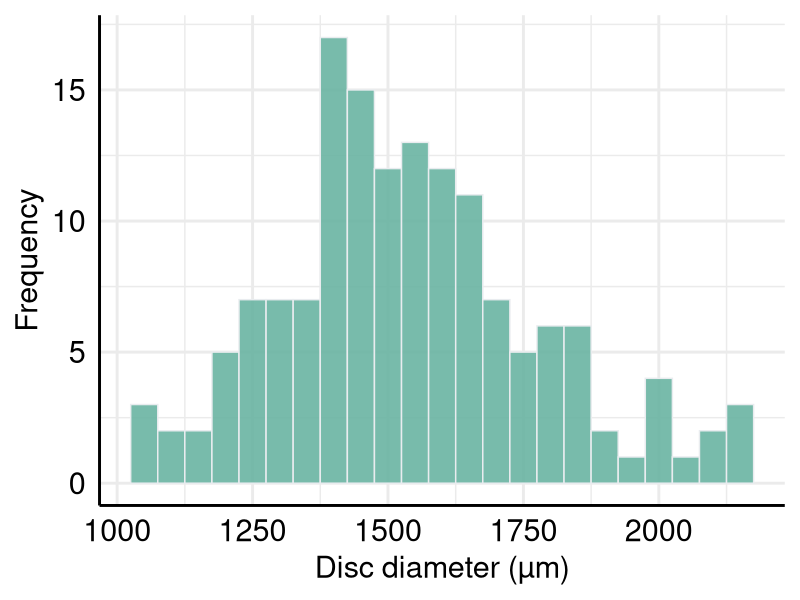
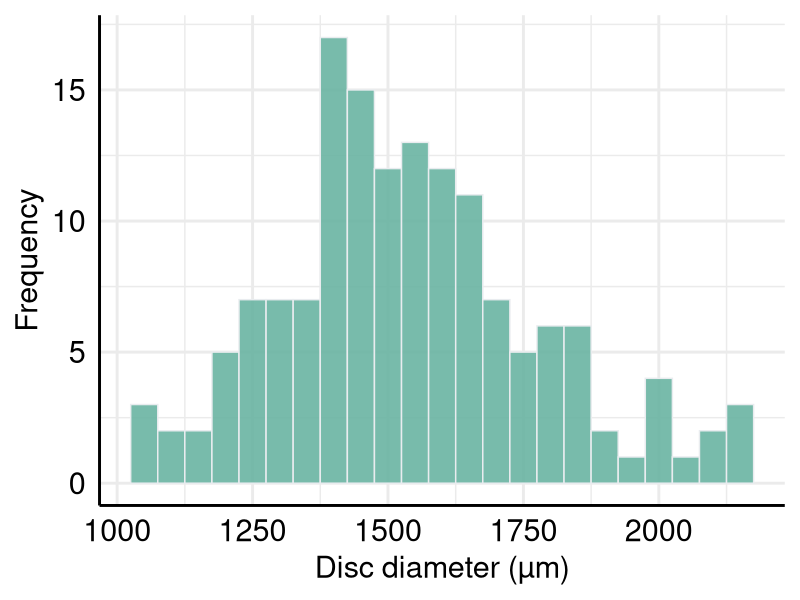

These charts were generated, in order, by the following R code:
#The effects of the nonnative brittle star Ophiothela mirabilis Verrill, 1867 on the feeding performance of an octocoral host in a southwestern Atlantic rocky shore 
#Patrick Derviche and Paulo da Cunha Lana 

#Package
library(ggplot2)

#Figure 4
#Frequency histogram of the disc diameter (µm) of Ophiothela mirabilis in marine national park of the Currais Islands (S Brazil). The disc diameter was measured for 50 individuals within each of the three octocoral colonies
data <- read.csv(file="disc.csv",header=TRUE,sep=";",dec=".")
summary(data)
mean(data$diameter)
sd(data$diameter)

Fig4 <- ggplot(data, aes(x=diameter)) +
  geom_histogram( binwidth=50, fill="#69b3a2", color="#e9ecef", alpha=0.9)  +
  theme_minimal(base_size = 22)+
  theme(axis.text.x = element_text(color="black",size=22))+
  theme(axis.text.y = element_text(color="black",size=22))+
  xlab("Disc diameter (µm)") + ylab("Frequency")+ 
  theme(axis.line = element_line(colour = "black", size = 1, linetype = "solid"))

Fig4

ggsave(Fig4, file="Fig5.png", width=17.4, height=7, dpi=1500)

#End
